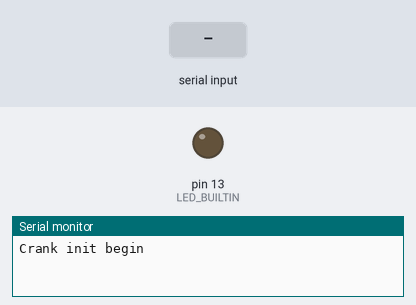
Simulated run of this sketch. Board: Arduino Uno, built with avr-gcc and run on an emulated ATmega328P. Shown: output pins drawn as LEDs (lit = HIGH), the last lines printed to the serial monitor. The inputs (shaded band) are chosen by the test bench.

Above: at 0.8 s.
0.9 s: "Conrod Received\n" received over Serial
At 1.9 s:
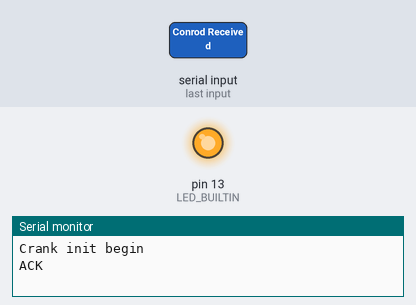
Timing chart, 0 to 4.4 s (numbered marks = the images above; inputs shaded):
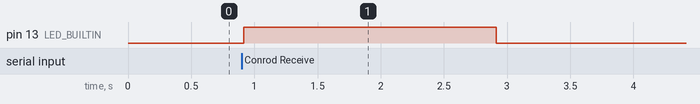

The sketch:

on_off.ino
```cpp
#define ACK "ACK\n"

void setup() {
  Serial.begin(9600);
  while (true) {
    Serial.print("Crank init begin\n");
    delay(10);
    if (Serial.readStringUntil('\n') == "Conrod Received")
      break;
  }
  Serial.print(ACK);
  pinMode(LED_BUILTIN, OUTPUT);
  digitalWrite(LED_BUILTIN, HIGH);
  delay(2000);
  digitalWrite(LED_BUILTIN, LOW);
}

void loop() {
  checkSerialInput();
  updateState();
  sendState();
  delay(10);
}


void sendState() {

}


void updateState() {

}

void checkSerialInput() {
  if (Serial.available()) {
    String readString = Serial.readString();
    // Do stuff with the read string (process command etc)
  }
}
```

Measured:
- after the input at 0.9 s, pin 13 (LED_BUILTIN): LOW → HIGH at once, → LOW 2.0 s later
